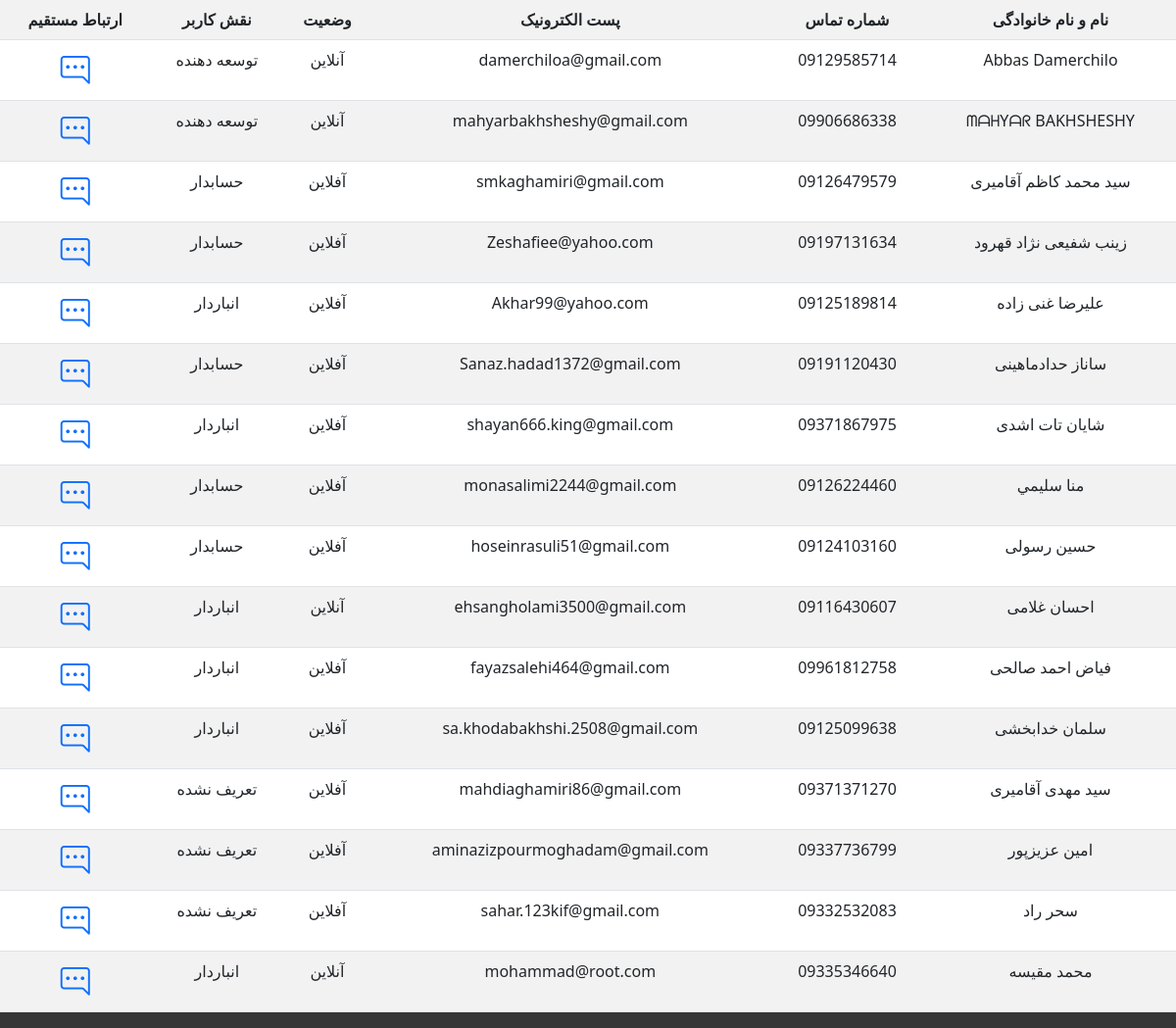
/accounts/, run on an earlier commit of the app's database.
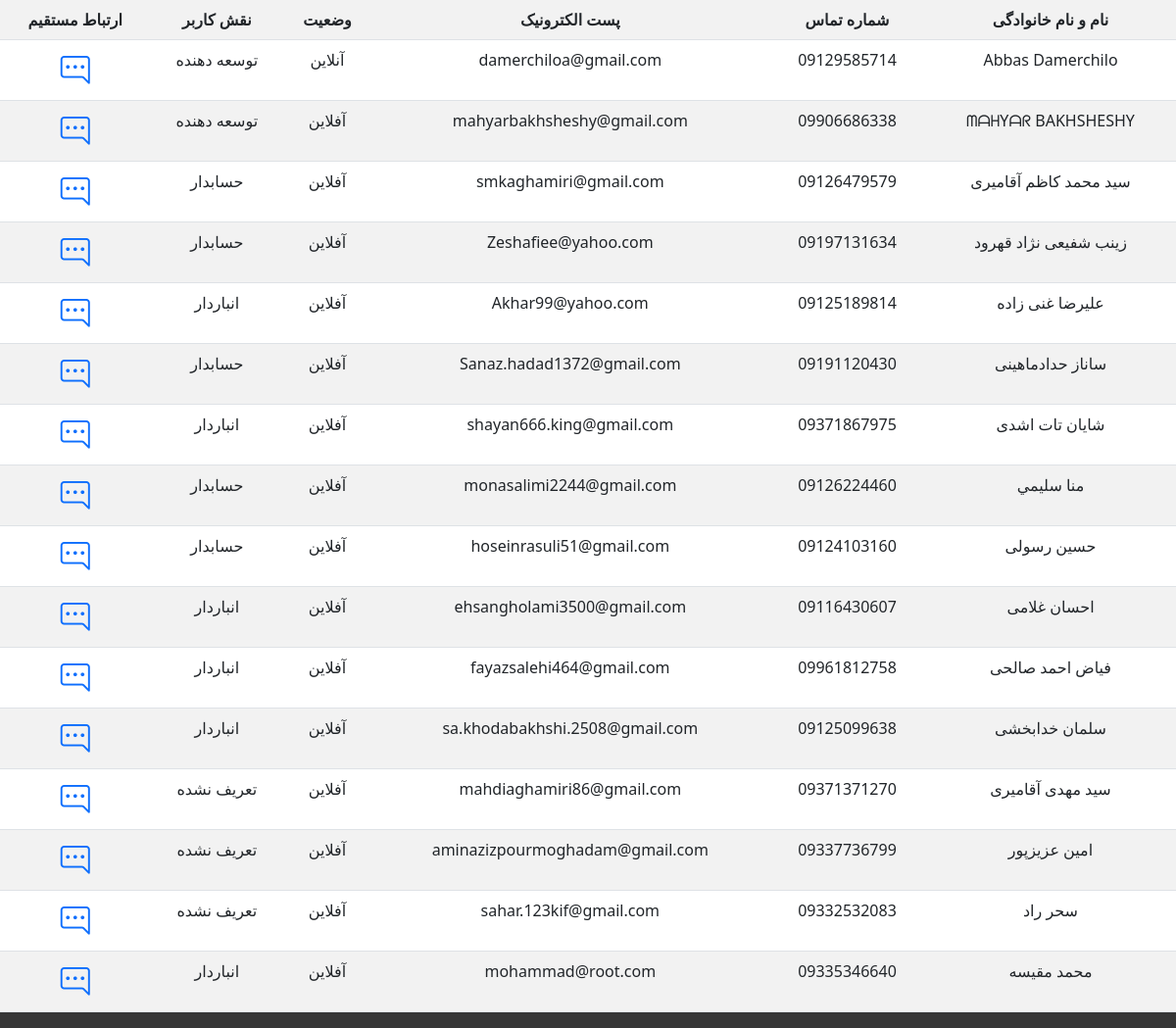
And on a later commit of the database.
### account/models.py (models this page shows, shortened)
class user_accounts(AbstractBaseUser, PermissionsMixin):
    email = models.CharField(max_length=120,unique=True, verbose_name='پست الکترونیک')
    first_name = models.CharField(max_length=100, blank=True, null=True, verbose_name='نام')
    last_name = models.CharField(max_length=100, blank=True, null=True, verbose_name='نام خانوادگی')
    phoneNumber = models.CharField(max_length=20, unique=True, verbose_name='شماره تماس')
    codeMelli = models.CharField(max_length=20, unique=True, verbose_name='کد ملی')
    is_active = models.BooleanField(default=True, verbose_name='وضعیت کاربر')
    is_staff = models.BooleanField(default=False, verbose_name='وضعیت راهبری')
    is_inventor = models.BooleanField(default=False, verbose_name='انبار دار')
    is_calculator = models.BooleanField(default=False, verbose_name='حسابدار')
    status = models.BooleanField(null=True, verbose_name='وضعیت')
    category = models.IntegerField(choices=USER_CATEGORY, default=0, verbose_name='دسته پرسنلی')
    last_activity = models.DateTimeField(null=True, blank=True)
    date_joined = forms.DateTimeField(
        label='Date Joined',
        widget=forms.DateTimeInput(attrs={'type': 'datetime-local'}),
    )
    last_login = models.DateTimeField(auto_now_add=True, verbose_name='آخرین فعالیت')
    USERNAME_FIELD = 'email'
    REQUIRED_FIELDS = []
    objects = CustomUserManager()
    class Meta:
        verbose_name = 'کاربر'
        verbose_name_plural = 'کاربران سایت'

### account/views.py (the view)
# urls.py: path("", accountsView, name = "accounts"),
def accountsView(request):
    return render(request, "accounts/accounts.html")

### account/context_processors.py (called while the page is built)
def accuonts_list(request):
    accounts = user_accounts.objects.all()
    return {'accounts' : accounts}

### template/accounts/accounts.html (shortened to what this page needs)
{% extends 'base.html' %}
{% load static %}
{% block CSS %}
<link rel="stylesheet" href="{% static 'assets/css/accounts/accounts.css' %}">
{% endblock %}
{% block CONTENT %}
<table class="table table-striped text-center">
    <tr>
        <th>نام و نام خانوادگی</th>
        <th>شماره تماس</th>
        <th>پست الکترونیک</th>
        <th>وضعیت</th>
        <th>نقش کاربر</th>
        <th>ارتباط مستقیم</th>
    </tr>
    {% for user in accounts %}
    <tr>
        <td>{{ user.first_name }} {{ user.last_name }}</td>
        <td>{{ user.phoneNumber }}</td>
        <td>{{ user.email }}</td>
        <td>{% if user.status %}آنلاین{% else %}آفلاین{% endif %}</td>
        <td>{% if user.is_staff %}توسعه دهنده{% elif user.is_superuser %}مدیریت{% elif user.is_inventor %}انباردار{% elif user.is_calculator %}حسابدار{% else %}تعریف نشده{% endif %}</td>
        <td><a href="/chat/{{ user.phoneNumber }}"><i class="bi bi-chat-right-dots sip"></i></a></td>
    </tr>
    {% endfor %}
</table>
{% endblock %}

### template/base.html (shortened to what this page needs)
{% load static %}
<!doctype html>
<html lang="en" dir="rtl">
    <head>
        <link href="https://cdn.jsdelivr.net/npm/bootstrap@5.3.0/dist/css/bootstrap.min.css" rel="stylesheet"
>
        <link href="https://www.jqueryscript.net/css/jquerysctipttop.css" rel="stylesheet" type="text/css">
        {% block CSS %}{% endblock %}
    </head>
<body>
    {% block CONTENT %}{% block JS %}{% endblock %}{% endblock %}
</body>
</html>

### static/assets/css/accounts/accounts.css (style rules this page uses)
.sip { font-size: 30px; }

### static/assets/css/style.css (style rules this page uses)
:root { --wttc: #ffffff; --bktc: rgb(33, 33, 33); --betc: rgb(28, 51, 255); --bebc: rgb(28, 51, 255); }
body { background-color: rgb(54, 54, 54); }

What changed in the data, as far as the page shows it:
changed user_accounts "ᗰᗩᕼYᗩᖇ": status "آنلاین" → "آفلاین"
changed user_accounts "احسان": status "آنلاین" → "آفلاین"
changed user_accounts "محمد": status "آنلاین" → "آفلاین"
